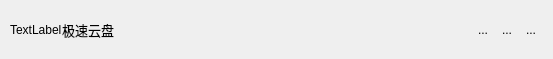
<?xml version="1.0" encoding="UTF-8"?>
<ui version="4.0">
 <class>Form</class>
 <widget class="QWidget" name="Form">
  <property name="geometry">
   <rect>
    <x>0</x>
    <y>0</y>
    <width>553</width>
    <height>59</height>
   </rect>
  </property>
  <property name="windowTitle">
   <string>Form</string>
  </property>
  <layout class="QGridLayout" name="gridLayout_2">
   <property name="leftMargin">
    <number>0</number>
   </property>
   <property name="topMargin">
    <number>0</number>
   </property>
   <property name="rightMargin">
    <number>0</number>
   </property>
   <property name="bottomMargin">
    <number>0</number>
   </property>
   <item row="0" column="0">
    <widget class="QWidget" name="widget" native="true">
     <layout class="QGridLayout" name="gridLayout">
      <property name="leftMargin">
       <number>10</number>
      </property>
      <property name="topMargin">
       <number>0</number>
      </property>
      <property name="rightMargin">
       <number>10</number>
      </property>
      <property name="bottomMargin">
       <number>0</number>
      </property>
      <property name="spacing">
       <number>0</number>
      </property>
      <item row="0" column="0">
       <widget class="QLabel" name="logoIcon">
        <property name="text">
         <string>TextLabel</string>
        </property>
       </widget>
      </item>
      <item row="0" column="1">
       <widget class="QLabel" name="logoText">
        <property name="font">
         <font>
          <family>LiHei Pro</family>
          <pointsize>10</pointsize>
         </font>
        </property>
        <property name="text">
         <string>极速云盘</string>
        </property>
       </widget>
      </item>
      <item row="0" column="2">
       <spacer name="horizontalSpacer">
        <property name="orientation">
         <enum>Qt::Horizontal</enum>
        </property>
        <property name="sizeHint" stdset="0">
         <size>
          <width>360</width>
          <height>20</height>
         </size>
        </property>
       </spacer>
      </item>
      <item row="0" column="3">
       <widget class="QToolButton" name="setting">
        <property name="text">
         <string>...</string>
        </property>
        <property name="autoRaise">
         <bool>true</bool>
        </property>
       </widget>
      </item>
      <item row="0" column="4">
       <widget class="QToolButton" name="min">
        <property name="text">
         <string>...</string>
        </property>
        <property name="autoRaise">
         <bool>true</bool>
        </property>
       </widget>
      </item>
      <item row="0" column="5">
       <widget class="QToolButton" name="close">
        <property name="text">
         <string>...</string>
        </property>
        <property name="autoRaise">
         <bool>true</bool>
        </property>
       </widget>
      </item>
     </layout>
    </widget>
   </item>
  </layout>
 </widget>
 <resources/>
 <connections/>
</ui>
